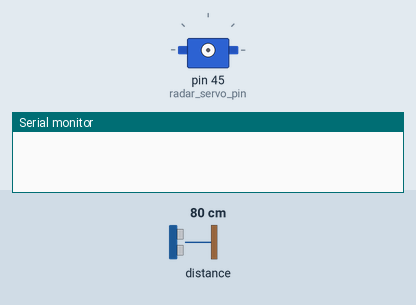
Simulated run of this sketch. Board: Arduino Mega 2560, built with avr-gcc and run on an emulated ATmega2560. On the bench: servo, the last lines printed to the serial monitor. The test bench sets the inputs (shaded band); at power-on: distance to the obstacle 80 cm.

Above: at 0.1 s.
At 9.99 s:
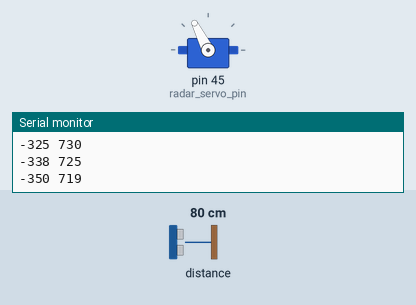
At 20.01 s:
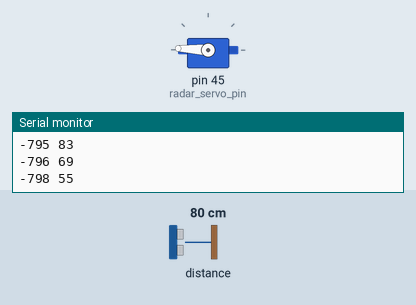
At 39.88 s:
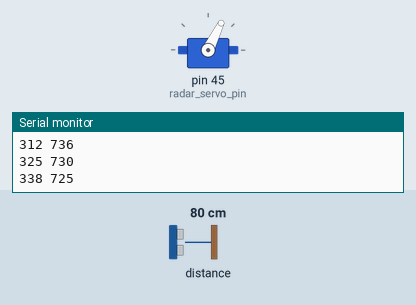
Timing chart, 0 to 40.0 s (numbered marks = the images above):
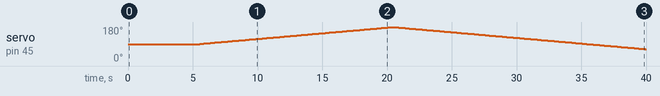

The sketch:

Radar_Test.ino
```cpp
#include <Wire.h>;
#include <Servo.h>;
#include <Math.h>
#include "Adafruit_VL53L0X.h"

Adafruit_VL53L0X lox = Adafruit_VL53L0X();
Servo radar_servo;

const int radar_servo_pin = 45;

int theta = 90;
boolean radar_pos = true;

int data[2];
int point[2];

void setup() {
  Serial.begin(115200);

  delay(500);

  // wait until serial port opens for native USB devices
  while (! Serial) {
    delay(1);
  }

  Serial.println("Adafruit VL53L0X test");
  if (!lox.begin()) {
    Serial.println(F("Failed to boot VL53L0X"));
    while(1);
  }
  // power
  Serial.println(F("VL53L0X API Simple Ranging example\n\n"));

  radar_servo.attach(radar_servo_pin);
  radar_servo.write(theta);
  delay(5000);
}

int lazer_measure(){
  VL53L0X_RangingMeasurementData_t measure;

//  Serial.print("Reading a measurement... ");
  lox.rangingTest(&measure, false); // pass in 'true' to get debug data printout!

  if (measure.RangeStatus != 4) {  // phase failures have incorrect data
//    Serial.print("Distance (mm): ");
//    Serial.println(measure.RangeMilliMeter);
  } else {
//    Serial.println(" out of range ");
      return 0;
  }
  return measure.RangeMilliMeter;
}

void update_radar(){
  if(radar_pos){
    theta++;
  }else{
    theta--;
  }

  radar_servo.write(theta);
//  Serial.println(theta);

  if(theta == 180 && radar_pos){
    radar_pos = false;
    Serial.println("c");
    Serial.println("c");
    }

  if(theta == 0 && !radar_pos){
    radar_pos = true;
    Serial.println("c");
    Serial.println("c");
    }

  int op[2];
  data[0] = theta;
  data[1] = lazer_measure();
  Serial.print(String(point[0]) + " " + String(point[1]) + " ");

  return;
}

int polar_to_cartesian(){
  double theta = M_PI * data[0] / 180;
  int y = data[1] * sin(theta);
  int x = data[1] * cos(theta);
  int op[2];
  point[0] = x;
  point[1] = y;

  return op;
}

  void loop() {

  int d = lazer_measure();

  for(int i=0; i<1 ;i++){
    update_radar();
    polar_to_cartesian();
    Serial.println();
    delay(100);
  }

//  Serial.println(d);

//  Serial.println(String(data[0]) + " " + String(data[1]));


//  delay(2000);
}
```

Measured:
- by itself, servo on pin 45 (radar_servo_pin): rises from 90° to 180° in 14.9 s, then falls to 63° in 19.5 s
